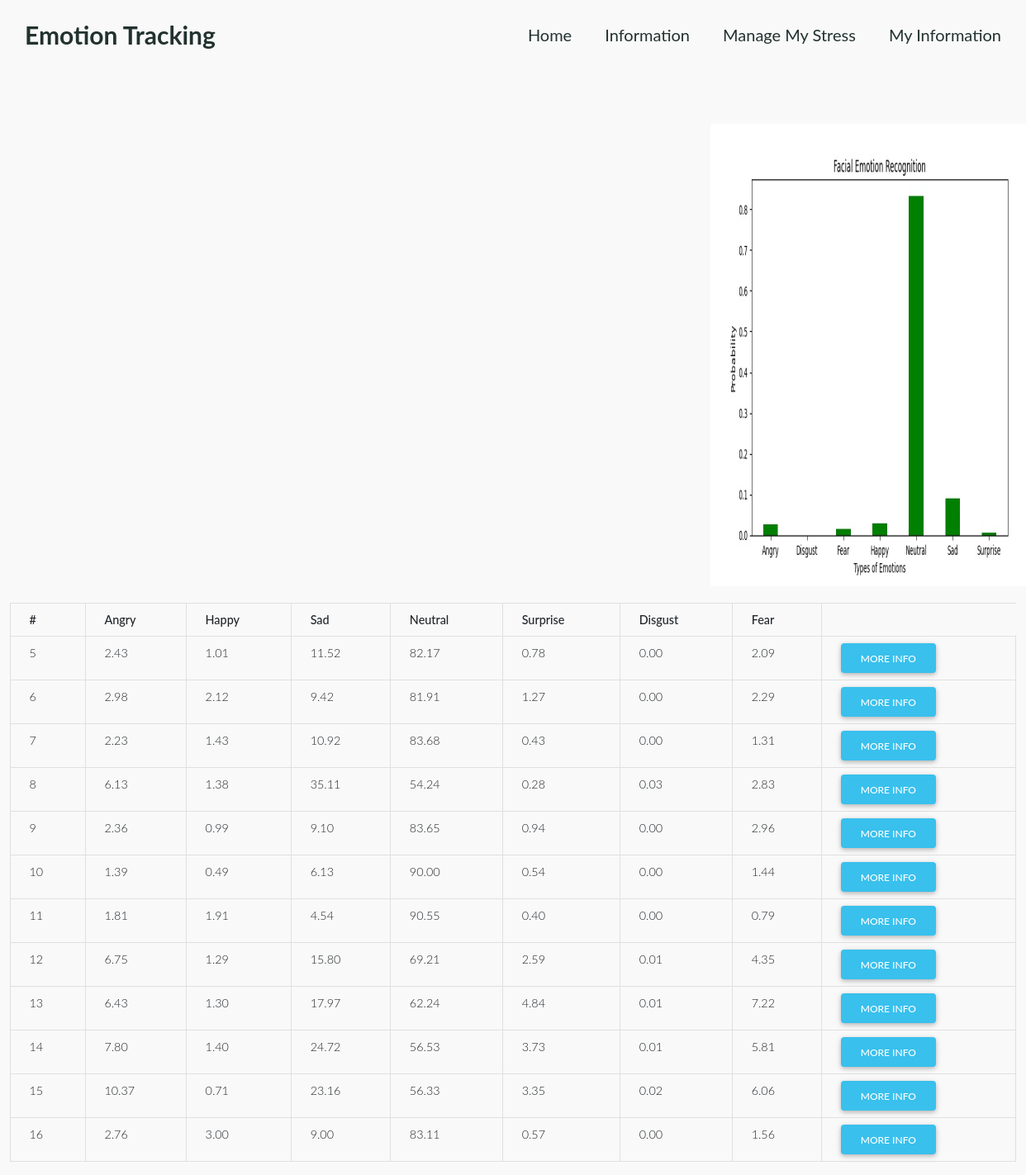
The app's page /trackmyInfo with its own data.
### routes.py (models this page shows, shortened)
class ImageAnalysis(db.Model):
    imageid = db.Column(db.Integer(), primary_key=True)
    details = db.Column(db.String(length=1024), nullable=True)
    Angry = db.Column(db.Float())
    Disgust = db.Column(db.Float())
    Fear = db.Column(db.Float())
    Happy = db.Column(db.Float())
    Neutral = db.Column(db.Float())
    Sad = db.Column(db.Float())
    Surprise = db.Column(db.Float())

### routes.py (the view)
@app.route('/trackmyInfo')
def trackmyInfo():
    imageanalysis = ImageAnalysis.query.all()
    return render_template('tracking.html', bar="bar_plotcapture.jpg", imageanalysis=imageanalysis)

### templates/tracking.html (shortened to what this page needs)
{% extends 'base.html' %}
{% block content %}
<div class="container-fluid">
      <div class="row .shadow-2-strong">
          <div class="col-md-8">
            <div id="graph-container" style="width:1000px;height:570px;padding-top:10px;"></div>
        </div>
        <div class="col-md-4">
            <div style="padding:20px;" >
              <img src="/static/{{bar}}" alt="Visualisation" style="width:400px;height:570px;padding-top:10px;"/>
            </div>
        </div>
        <div class="col-md-12">
            <table class="table table-hover table-bordered table-sm">
                <thead>
                  <tr>
                    <th scope="col">#</th>
                    <th scope="col">Angry</th>
                    <th scope="col">Happy</th>
                    <th scope="col">Sad</th>
                    <th scope="col">Neutral</th>
                    <th scope="col">Surprise</th>
                    <th scope="col">Disgust</th>
                    <th scope="col">Fear</th>
                  </tr>
                </thead>
                <tbody>
                    <tbody>
                        {% for image in imageanalysis %}
                            <tr>
                                <td>{{ image.imageid }}</td>
                                <td>{{ "%.2f"|format(image.Angry*100) }}</td>
                                <td>{{ "%.2f"|format(image.Happy*100)}}</td>
                                <td>{{ "%.2f"|format(image.Sad*100)}}</td>
                                <td>{{ "%.2f"|format(image.Neutral*100)}}</td>
                                <td>{{ "%.2f"|format(image.Surprise*100)}}</td>
                                <td>{{ "%.2f"|format(image.Disgust*100) }}</td>
                                <td>{{ "%.2f"|format(image.Fear*100) }}</td>
                                <td>
                                    <button class="btn btn-outline btn-info">More Info</button>
                                </td>
                            </tr>
                        {% endfor %}
                    </tbody>
                </tbody>
              </table>
        </div>
    </div>
</div>
{% endblock %}

### templates/base.html (shortened to what this page needs)
<!doctype html>
<!DOCTYPE html>
<html lang="en">
  <head>
    <link rel="stylesheet" href="https://use.fontawesome.com/releases/v5.15.2/css/all.css" />
    <link rel="stylesheet" href="{{ url_for('static', filename='css/mdb.min.css') }}"/>
    <link rel="stylesheet" href="{{ url_for('static', filename='app.css') }}"/>
    <header class="header container container-pall">
      <nav class="nav flex flex-jc-sp flex-ai-c">
        <a class="header__logo" href="{{ url_for('about') }}">Emotion Tracking</a>
        <ul class="menu flex">
          <li class="menu__item"><a href="{{ url_for('about') }}" class="menu__link">Home</a></li>
          <li class="menu__item"><a href="{{ url_for('Start') }}" class="menu__link">Information</a></li>
          <li class="menu__item"><a href="{{ url_for('RealTime') }}" class="menu__link">Manage My Stress</a></li>
          <li class="menu__item"><a href="{{ url_for('trackmyInfo') }}" class="menu__link">My Information</a></li>
        </ul>
      </nav>
    </header>
    <body>
      {% block content %}
      {% endblock %}
    </body>
  </head>
</html>

### static/app.css (style rules this page uses)
* { box-sizing: border-box; }
:root { --color-white: #fff; --color-black: #000; --color-lightGray: #f9f9f9; --color-dark: #22322F; --color-darkGray: #333333; --color-primary: #71A89E; --header-height: 7.5rem; }
body { margin: 0; padding: 0; background-color: var(--color-lightGray); font-family: 'Lato', sans-serif; font-size: 1.125rem; }
a { display: inline-block; text-decoration: none; color: var(--color-dark); }
.container { max-width: 1200px; margin: auto; }
.container-pall { padding: 0.875rem 0.5625rem; }
.flex { display: flex; }
.flex-jc-sp { justify-content: space-between; }
.flex-ai-c { align-items: center; }
.header { height: var(--header-height); }
.nav { height: 60%; flex-wrap: wrap; }
.header__logo { font-size: 1.875rem; font-weight: 700; }
.menu { position: fixed; bottom: 0; left: 0; z-index: 999; transform: translateX(-50%); width: 100vw; height: 100vh; background-color: var(--color-white); background-image: radial-gradient(circle, rgb(255 255 255) 40%, rgb(208 208 208) 100%); flex-direction: column; justify-content: center; align-items: center; padding: 0; margin: 0; visibility: hidden; opacity: 0; transition: all 500ms ease-in-out; }
@media (min-width: 48rem) { .menu { position: static; transform: translateX(0); visibility: visible; opacity: 1; width: auto; height: auto; background-color: transparent; background-image: none; flex-direction: row; justify-content: flex-start; align-items: stretch; } }
.menu__item { list-style-type: none; }
.menu__item:not(:last-child) { margin-bottom: 1.875rem; }
@media (min-width: 48rem) { .menu__item:not(:last-child) { margin-bottom: 0px; margin-right: 2.5rem; } }
.menu__link { font-size: 1.25rem; font-weight: 400; transition: all 200ms ease-in-out; }
#graph-container { min-width: 300px; max-width: 800px; height: 300px; margin: 1em auto; }

### records on screen
ImageAnalysis: imageid "5", image.Angry*100 "2.43", image.Happy*100 "1.01", image.Sad*100 "11.52", image.Neutral*100 "82.17", image.Surprise*100 "0.78", image.Disgust*100 "0.00", image.Fear*100 "2.09"
ImageAnalysis: imageid "6", image.Angry*100 "2.98", image.Happy*100 "2.12", image.Sad*100 "9.42", image.Neutral*100 "81.91", image.Surprise*100 "1.27", image.Disgust*100 "0.00", image.Fear*100 "2.29"
ImageAnalysis: imageid "7", image.Angry*100 "2.23", image.Happy*100 "1.43", image.Sad*100 "10.92", image.Neutral*100 "83.68", image.Surprise*100 "0.43", image.Disgust*100 "0.00", image.Fear*100 "1.31"
ImageAnalysis: imageid "8", image.Angry*100 "6.13", image.Happy*100 "1.38", image.Sad*100 "35.11", image.Neutral*100 "54.24", image.Surprise*100 "0.28", image.Disgust*100 "0.03", image.Fear*100 "2.83"
ImageAnalysis: imageid "9", image.Angry*100 "2.36", image.Happy*100 "0.99", image.Sad*100 "9.10", image.Neutral*100 "83.65", image.Surprise*100 "0.94", image.Disgust*100 "0.00", image.Fear*100 "2.96"
ImageAnalysis: imageid "10", image.Angry*100 "1.39", image.Happy*100 "0.49", image.Sad*100 "6.13", image.Neutral*100 "90.00", image.Surprise*100 "0.54", image.Disgust*100 "0.00", image.Fear*100 "1.44"
ImageAnalysis: imageid "11", image.Angry*100 "1.81", image.Happy*100 "1.91", image.Sad*100 "4.54", image.Neutral*100 "90.55", image.Surprise*100 "0.40", image.Disgust*100 "0.00", image.Fear*100 "0.79"
ImageAnalysis: imageid "12", image.Angry*100 "6.75", image.Happy*100 "1.29", image.Sad*100 "15.80", image.Neutral*100 "69.21", image.Surprise*100 "2.59", image.Disgust*100 "0.01", image.Fear*100 "4.35"
ImageAnalysis: imageid "13", image.Angry*100 "6.43", image.Happy*100 "1.30", image.Sad*100 "17.97", image.Neutral*100 "62.24", image.Surprise*100 "4.84", image.Disgust*100 "0.01", image.Fear*100 "7.22"
ImageAnalysis: imageid "14", image.Angry*100 "7.80", image.Happy*100 "1.40", image.Sad*100 "24.72", image.Neutral*100 "56.53", image.Surprise*100 "3.73", image.Disgust*100 "0.01", image.Fear*100 "5.81"
ImageAnalysis: imageid "15", image.Angry*100 "10.37", image.Happy*100 "0.71", image.Sad*100 "23.16", image.Neutral*100 "56.33", image.Surprise*100 "3.35", image.Disgust*100 "0.02", image.Fear*100 "6.06"
ImageAnalysis: imageid "16", image.Angry*100 "2.76", image.Happy*100 "3.00", image.Sad*100 "9.00", image.Neutral*100 "83.11", image.Surprise*100 "0.57", image.Disgust*100 "0.00", image.Fear*100 "1.56"
